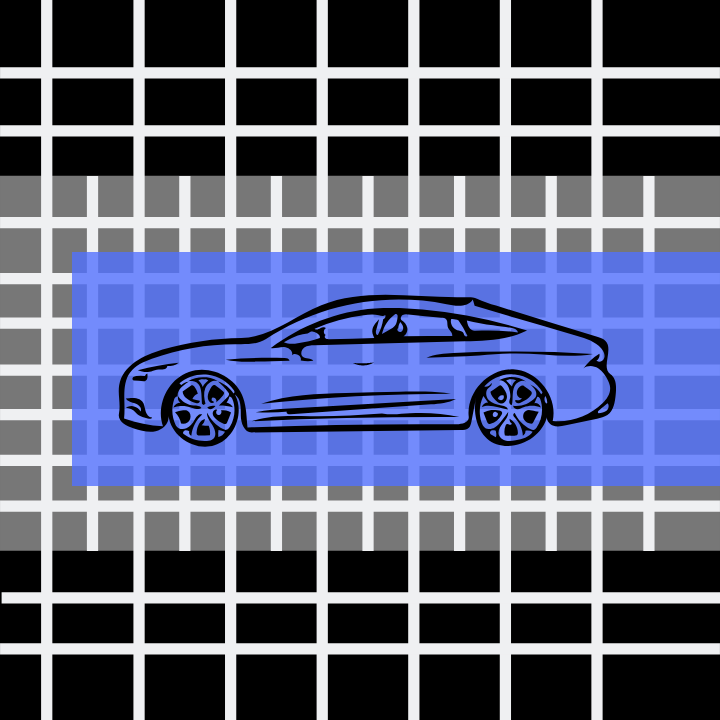
#> input picture Computer Vision 1 Introduction (Python)/Final_Task/Contour/Quiz-1-Assets.png, 720 x 720 px
$ python File_answer.py
#> lines starting #> are read from the running program, lines starting #| are printed output that depends on the picture; after the words box and inside, x2 and y2 are one past the last pixel; in counts of white or black regions, pixels touching at a corner belong together
'''
QUESTION
While designing high speed cars, it is very important to study the flow of air as it passes the vehicle. All the major vehicle manufacturers use Wind Tunnels to perform these experiments.

You are a design engineer who has been provided some images of the experiments and based on those images, you have to carry out the CFD (Computational Fluid Dynamics) experiments to come up with an optimum design.

While performing the analysis, you took a cross section across the center of the vehicle (refer to the image above). To perform the fluid and aerodynamic analysis, the entire space is to be divided into cells (meshing). It is also important to understand that computation power involved in performing the modelling and analysis is a major parameter to consider. So, you need a fine mesh (large number of small cells) to get accurate results but having a large number of cells will make the process computationally extensive.

Your fellow engineer tells you that you can ignore the interior of the vehicle and have a fine grid near the body of the vehicle since the contours in that region play major role in the aerodynamic analysis.

In the image provided above, blue region has a very fine mesh, grey region has a coarser mesh and the black region has the smallest number of cells (and they are the largest ones). The interior of the vehicle should NOT be meshed.

Taking into account the sample image provided above, how will you go about removing the interior of the vehicle and identify the region which requires fine meshing?

Hint: Use contours to identify the interior of the vehicle.
'''

'''
ANSWER:
The region which requires fine meshing is basically the vehicle body and the wheels. Examining the image closely, it is a single contour; it is the outline of the car.

The following steps should be followed in sequence:
1. Read and load the image
2. Convert it to grayscale
3. Perform thresholding. Inverse binary thresholding was chosen because it gives the best result
4. Crop the thresholded image. The area of interest is between row 200 and row 500.
5. Perform a morphological dilation on the cropped image.
6. Find contours using cv2.findContours
7. Plot the final image and offset the image by 200 pixels to show that the area of interest correctly matches up to the region where fine meshing is required.
'''

###
### Python code for implementing solution
###

import cv2, numpy as np, matplotlib.pyplot as plt, matplotlib

matplotlib.rcParams['image.cmap'] = 'gray'

imagePath = 'Quiz-1-Assets.png'

image = cv2.imread(imagePath,cv2.IMREAD_COLOR)
#> image is the input picture: shape (720, 720, 3); mean B, G, R 124, 94.7, 88.1
imageCopy = image.copy()
imageGray = cv2.cvtColor(image, cv2.COLOR_BGR2GRAY)
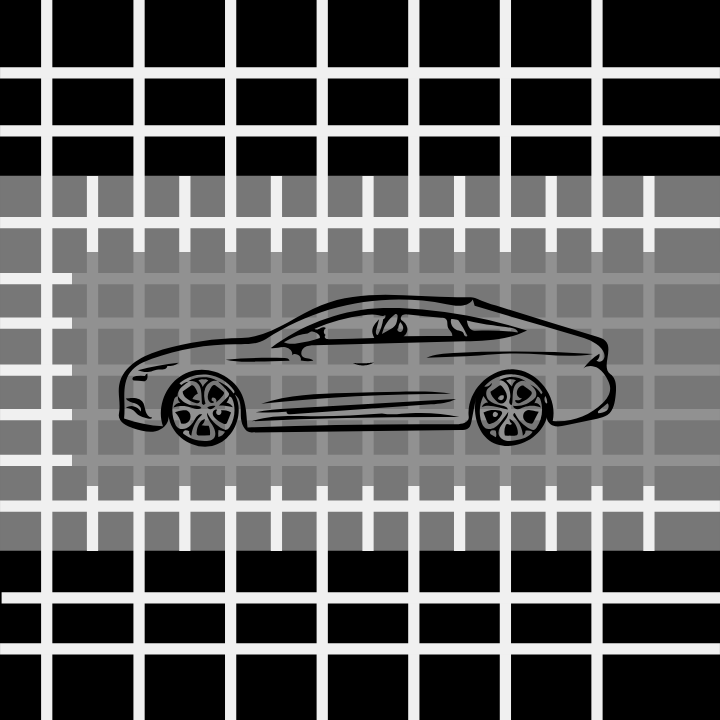
#> imageGray: shape (720, 720); min 0, max 240, mean 96.1

# Threshold image

_, thImg = cv2.threshold(imageGray, 0, 255, cv2.THRESH_BINARY_INV)
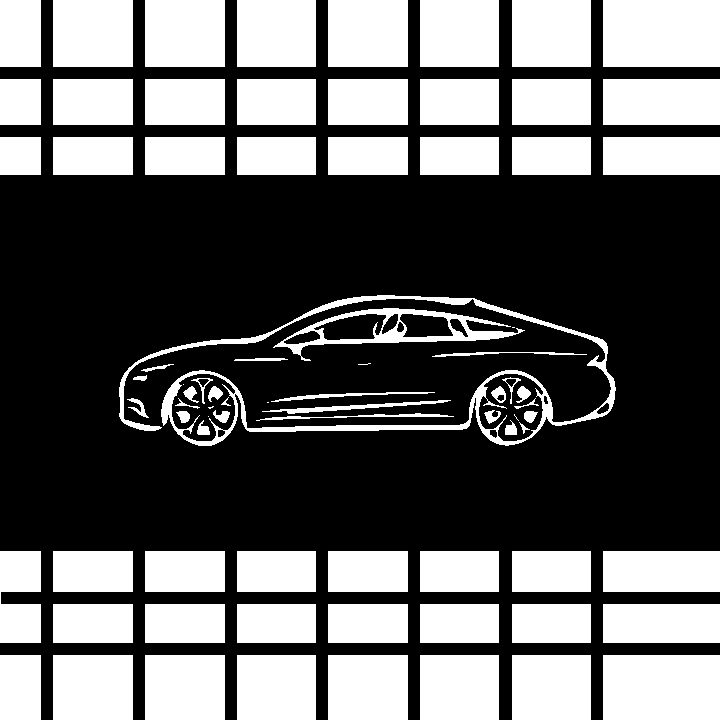
#> thImg: shape (720, 720); 39% white; 80 white regions (7 under 20 px), largest, box (x1, y1, x2, y2) and area: (603, 0, 720, 67) 7839, (603, 655, 720, 720) 7605, (119, 295, 616, 446) 7176

# Crop image

thWC = thImg[200:500,:]
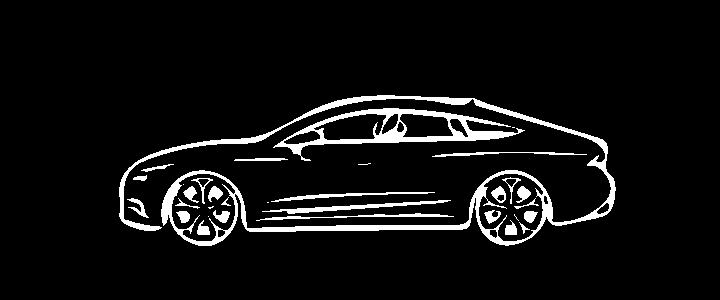
#> thWC: shape (300, 720); 6.5% white; 33 white regions (7 under 20 px), largest, box (x1, y1, x2, y2) and area: (119, 95, 616, 246) 7176, (273, 108, 525, 161) 2981, (262, 200, 451, 214) 660

k = cv2.getStructuringElement(cv2.MORPH_RECT, (3,3))
m = cv2.getStructuringElement(cv2.MORPH_ELLIPSE, (3,3))

thWC = cv2.dilate(thWC, m)
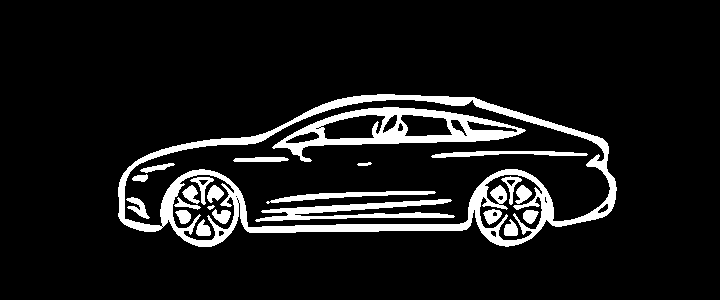
#> thWC: shape (300, 720); 9.7% white; 23 white regions

plt.title("Cropped area")
plt.xticks([]);plt.yticks([])
plt.imshow(thWC)
plt.show()
plt.close()

# Find contours

contours, hierarchy = cv2.findContours(thWC, cv2.RETR_EXTERNAL, cv2.CHAIN_APPROX_SIMPLE)
#> contours = 1 contour; box (x1, y1, x2, y2) and area: (118, 94, 617, 247) 54452

print("Number of contours: {}".format(len(contours)))
#| Number of contours: 1

imageFinal = image.copy()

cv2.drawContours(imageFinal, contours, -1, (0,255,0), 3, offset=(0,200))
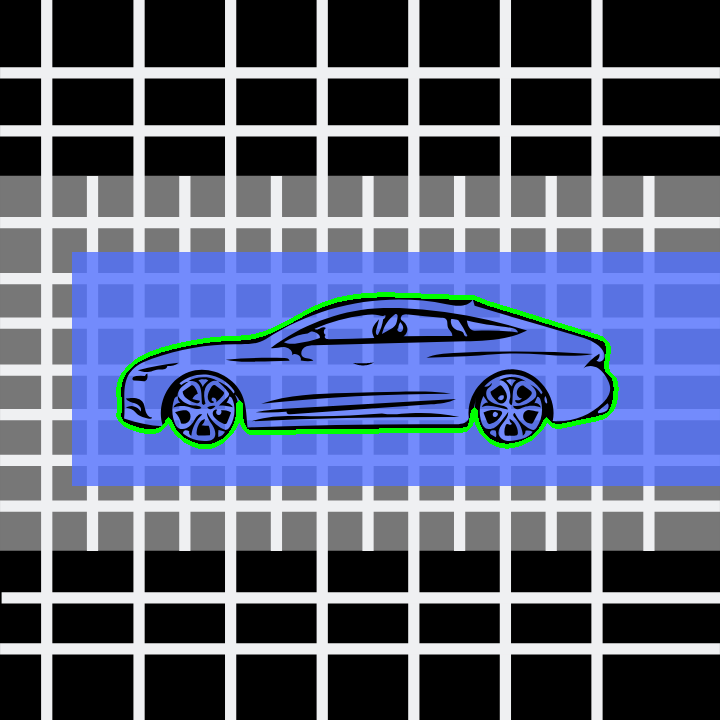
#> imageFinal: shape (720, 720, 3); 1.12% of pixels changed, all inside (x1, y1, x2, y2) = (116, 292, 619, 449)

fig1 = plt.figure()
fig1.suptitle("Wind tunnel analysis")
plt.subplot(121);plt.imshow(image);plt.title("Original image")
plt.subplot(122);plt.imshow(imageFinal);plt.title("Final image")
plt.show()
#> figure, not shown here; B, G, R data is drawn as R, G, B
plt.close()
